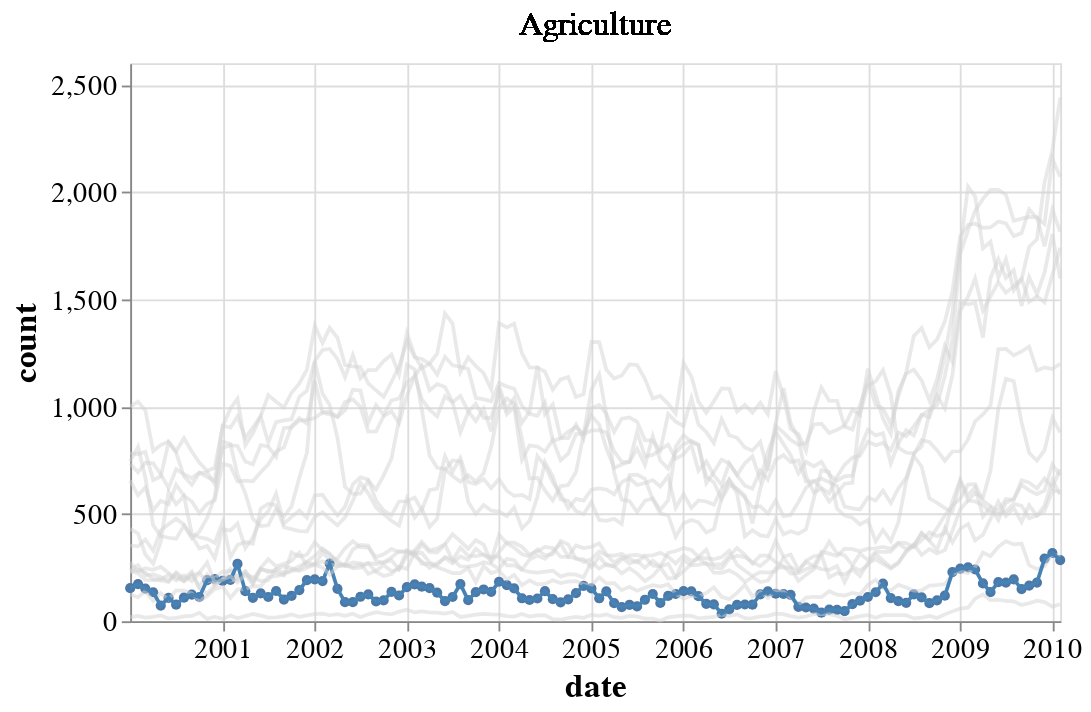

This figure's notebook cell:
### Markdown cell above
## マウスオーバーによるハイライト
Altair ではマウスに最も近いポイントをハイライトさせることができます。

### Code cell
series_mouse_selection = alt.selection(
    type="single", fields=["series"], on="mouseover", nearest=True, init={"series": "Agriculture"}
)

base = alt.Chart(df).encode(
    x=alt.X(field="date",type="temporal"),
    y=alt.Y(field="count",type="quantitative"),
    detail=alt.Detail(field="series",type="nominal"),
    tooltip=[
        alt.Tooltip(field="count",type="temporal"),
        alt.Tooltip(field="series",type="nominal"),
        alt.Tooltip(field="date",type="temporal", format="%Y年%m月%d日 %H時%M分"),
    ],
)

points = (
    base.mark_circle()
    .encode(
        opacity=alt.condition(
            predicate=series_mouse_selection,
            if_true=alt.value(1),
            if_false=alt.value(0),
        ),
    )
    .add_selection(series_mouse_selection)
)

lines = base.mark_line().encode(
    color=alt.condition(
        predicate=series_mouse_selection,
        if_true=alt.value("steelblue"),
        if_false=alt.value("lightgray"),
    ),
    opacity=alt.condition(
        predicate=series_mouse_selection,
        if_true=alt.value(1),
        if_false=alt.value(0.5),
    ),
)

text = (
    alt.Chart()
    .mark_text(align="center", dx=0, dy=-170, fontSize=18)
    .encode(text=alt.Text("series:N"))
    .transform_filter(series_mouse_selection)
)
(points + lines + text).properties(width=500)

### Figure 1 — Vega-Lite specification as saved in the notebook (floating-point values rounded to 4 significant figures; data arrays with more than 128 entries replaced by an {"elided": "..."} marker saying what was removed)
{"config": {"axis": {"ticks": true, "grid": true, "labelFont": "Yu Gothic UI", "labelFontSize": 15, "labelAngle": 0, "titleFont": "Yu Gothic UI", "titleFontSize": 18}, "legend": {"labelFont": "Yu Gothic UI", "labelFontSize": 15, "labelAngle": 0, "titleFont": "Yu Gothic UI", "titleFontSize": 18, "titleAngle": 0}, "header": {"labelFont": "Yu Gothic UI", "labelFontSize": 20, "labelAngle": 0, "titleFont": "Yu Gothic UI", "titleFontSize": 25, "titleAngle": 0}, "mark": {"font": "Yu Gothic UI"}, "title": {"font": "Yu Gothic UI", "subtitleFont": "Yu Gothic UI"}, "view": {"width": 500, "height": 300}, "background": "white"}, "layer": [{"mark": "circle", "encoding": {"detail": {"field": "series", "type": "nominal"}, "opacity": {"condition": {"value": 1, "selection": "selector001"}, "value": 0}, "tooltip": [{"field": "count", "type": "temporal"}, {"field": "series", "type": "nominal"}, {"field": "date", "format": "%Y年%m月%d日 %H時%M分", "type": "temporal"}], "x": {"field": "date", "type": "temporal"}, "y": {"field": "count", "type": "quantitative"}}, "selection": {"selector001": {"type": "single", "fields": ["series"], "on": "mouseover", "nearest": true, "init": {"series": "Agriculture"}}}}, {"mark": "line", "encoding": {"color": {"condition": {"value": "steelblue", "selection": "selector001"}, "value": "lightgray"}, "detail": {"field": "series", "type": "nominal"}, "opacity": {"condition": {"value": 1, "selection": "selector001"}, "value": 0.5}, "tooltip": [{"field": "count", "type": "temporal"}, {"field": "series", "type": "nominal"}, {"field": "date", "format": "%Y年%m月%d日 %H時%M分", "type": "temporal"}], "x": {"field": "date", "type": "temporal"}, "y": {"field": "count", "type": "quantitative"}}}, {"mark": {"type": "text", "align": "center", "dx": 0, "dy": -170, "fontSize": 18}, "encoding": {"text": {"field": "series", "type": "nominal"}}, "transform": [{"filter": {"selection": "selector001"}}]}], "data": {"name": "data-c25bb961289d2202c0959d9fcb4178b9"}, "width": 500, "$schema": "https://vega.github.io/schema/vega-lite/v4.17.0.json", "datasets": {"data-c25bb961289d2202c0959d9fcb4178b9": {"elided": "1708 records"}}}
